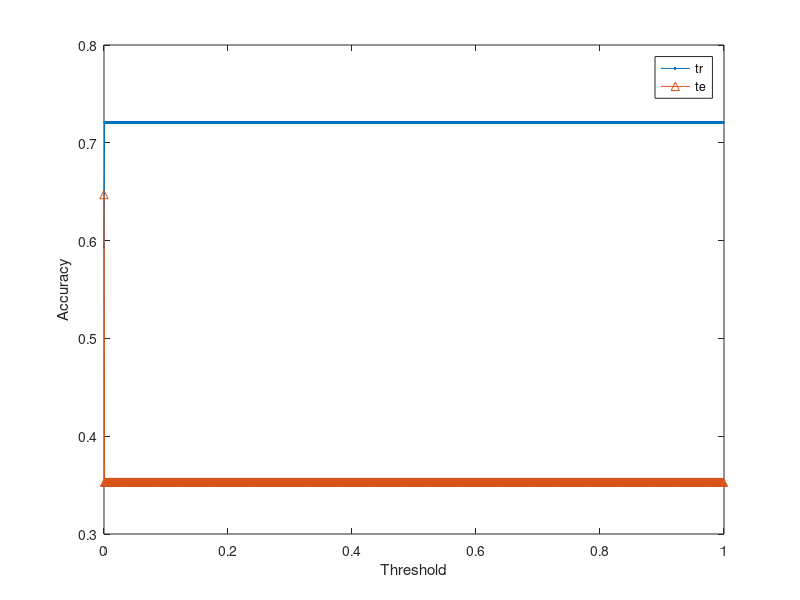
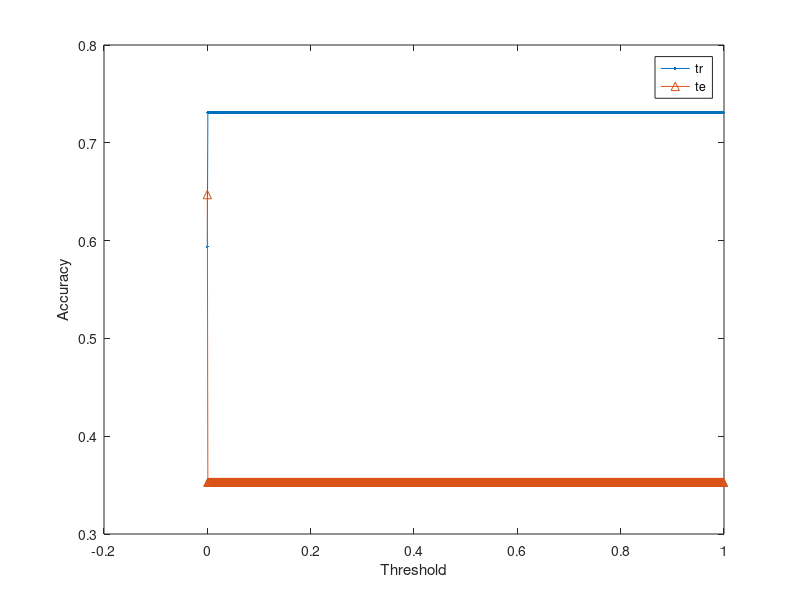
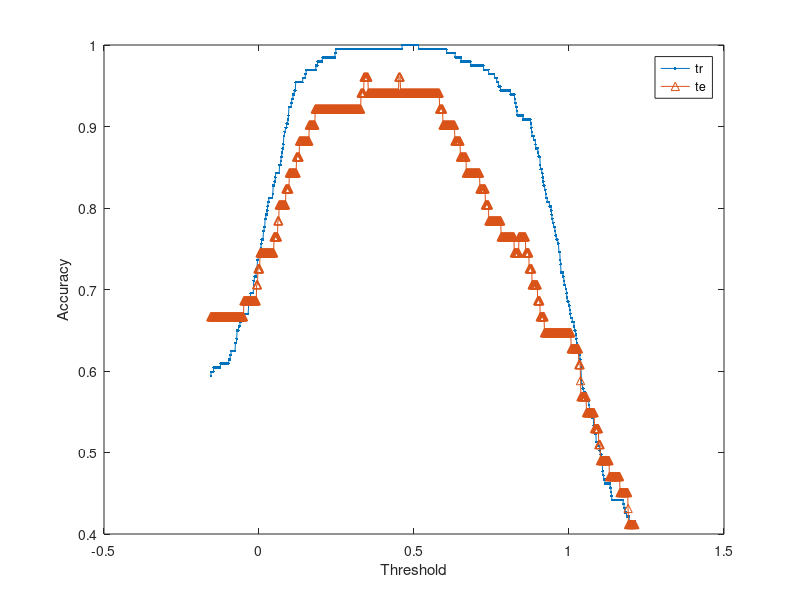
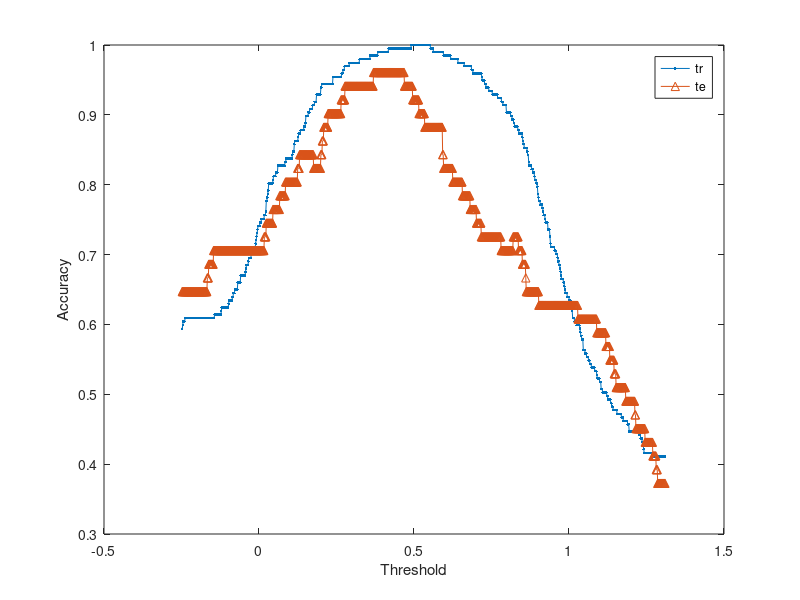

Recreate these plots in MATLAB, in order.
clc 
clear
set(0,'defaultfigurecolor','w')
%%
load MNIST_database.mat
% matric number: A0263252L
% find the training and testing of classes 5, 2 
trainIdx = find(train_classlabel==5 | train_classlabel==2); 
Train_ClassLabel = train_classlabel(trainIdx); 
Train_Data = train_data(:,trainIdx);
for i = 1:length(trainIdx)
    if Train_ClassLabel(i) == 5
        Train_ClassLabel(i) = 0;
    else
        Train_ClassLabel(i) = 1;
    end
end
testIdx = find(test_classlabel==5 | test_classlabel==2); 
Test_ClassLabel = test_classlabel(testIdx); 
Test_Data = test_data(:,testIdx);
for i = 1:length(testIdx)
    if Test_ClassLabel(i) == 5
        Test_ClassLabel(i) = 0;
    else
        Test_ClassLabel(i) = 1;
    end
end



%% RBFN with and without rugularization
% sigma = 100;
% for lamda = [0 0.01 0.1 1 10 100]
%     for i = 1:length(trainIdx)
%         for j = 1:length(trainIdx)
%             diff = Train_Data(:,j)-Train_Data(:,i);
%             fai_train(i,j) = exp(-1/(2*sigma^2)* sum(diff.^2));
%         end
%     end
%     w = inv(fai_train'*fai_train + lamda * eye(length(Train_ClassLabel)))* fai_train'*Train_ClassLabel';
%     TrPred = fai_train * w;
%     TrPred = TrPred';
% 
%     for i = 1:length(testIdx)
%         for j = 1: length(trainIdx)
%             diff = Test_Data(:,i)-Train_Data(:,j);
%             fai_test(i,j) = exp(-1/(2*sigma^2)* sum(diff.^2));
%         end
%     end
%     TePred = fai_test * w;
%     TePred = TePred';
%     
%     % evaluation
%     TrAcc = zeros(1,1000); 
%     TeAcc = zeros(1,1000); 
%     thr = zeros(1,1000);
%     TrLabel = Train_ClassLabel;
%     TeLabel = Test_ClassLabel;
%     TrN = length(TrLabel); 
%     TeN = length(TeLabel); 
%     for i = 1:1000 
%         t = (max(TrPred)-min(TrPred)) * (i-1)/1000 + min(TrPred); 
%         thr(i) = t; 
%         TrAcc(i) = (sum(TrLabel(TrPred<t)==0) + sum(TrLabel(TrPred>=t)==1)) / TrN; 
%         TeAcc(i) = (sum(TeLabel(TePred<t)==0) + sum(TeLabel(TePred>=t)==1)) / TeN; 
%     end 
%     figure
%     plot(thr,TrAcc,'.- ',thr,TeAcc,'^-');
%     legend('tr','te');
%     xlabel('Threshold');
%     ylabel('Accuracy')
%     fprintf('lamda = %g accuracy_train = %f accuracy_test = %f\n',lamda, max(TrAcc), max(TeAcc));
% end

%% select 100 centers
for sigma = [0.1 1 10 100 1000 10000]
    idx = randperm(197);
    for i = 1:100
        centers(:,i) = Train_Data(:,idx(i));
    end

    for i = 1:length(trainIdx)
        for j = 1:100
            diff = Train_Data(:,i) - centers(:,j);
            fai_train(i,j) = exp(-1/(2*sigma^2)* sum(diff.^2));
        end
    end
    w = pinv(fai_train)*Train_ClassLabel';
    TrPred = fai_train * w;
    TrPred = TrPred';

    for i = 1:length(testIdx)
        for j = 1: 100
            diff = Test_Data(:,i) - centers(:,j);
            fai_test(i,j) = exp(-1/(2*sigma^2)* sum(diff.^2));
        end
    end
    TePred = fai_test * w;
    TePred = TePred';

    % evaluation
    TrAcc = zeros(1,1000); 
    TeAcc = zeros(1,1000); 
    thr = zeros(1,1000);
    TrLabel = Train_ClassLabel;
    TeLabel = Test_ClassLabel;
    TrN = length(TrLabel); 
    TeN = length(TeLabel); 
    for i = 1:1000 
        t = (max(TrPred)-min(TrPred)) * (i-1)/1000 + min(TrPred); 
        thr(i) = t; 
        TrAcc(i) = (sum(TrLabel(TrPred<t)==0) + sum(TrLabel(TrPred>=t)==1)) / TrN; 
        TeAcc(i) = (sum(TeLabel(TePred<t)==0) + sum(TeLabel(TePred>=t)==1)) / TeN; 
    end 
    figure
    plot(thr,TrAcc,'.- ',thr,TeAcc,'^-');
    legend('tr','te');
    xlabel('Threshold');
    ylabel('Accuracy')
    fprintf('sigma = %g accuracy_train = %f accuracy_test = %f\n', sigma, max(TrAcc), max(TeAcc));
end

